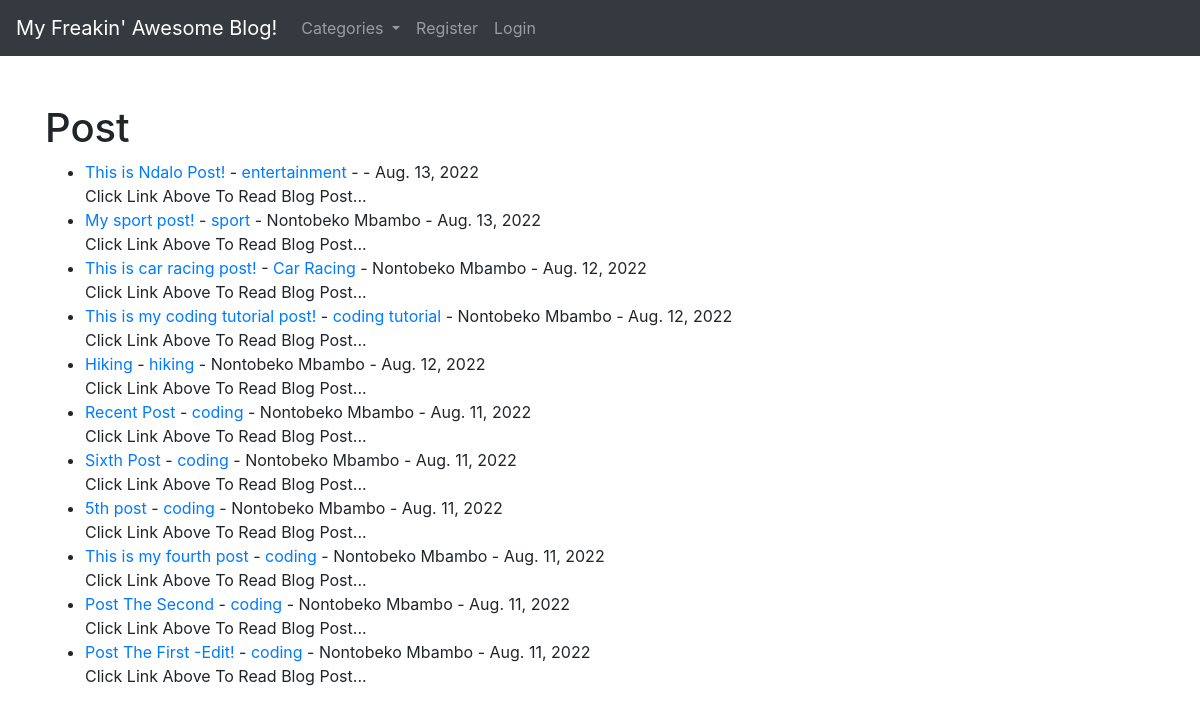
Before: / with the older database file.
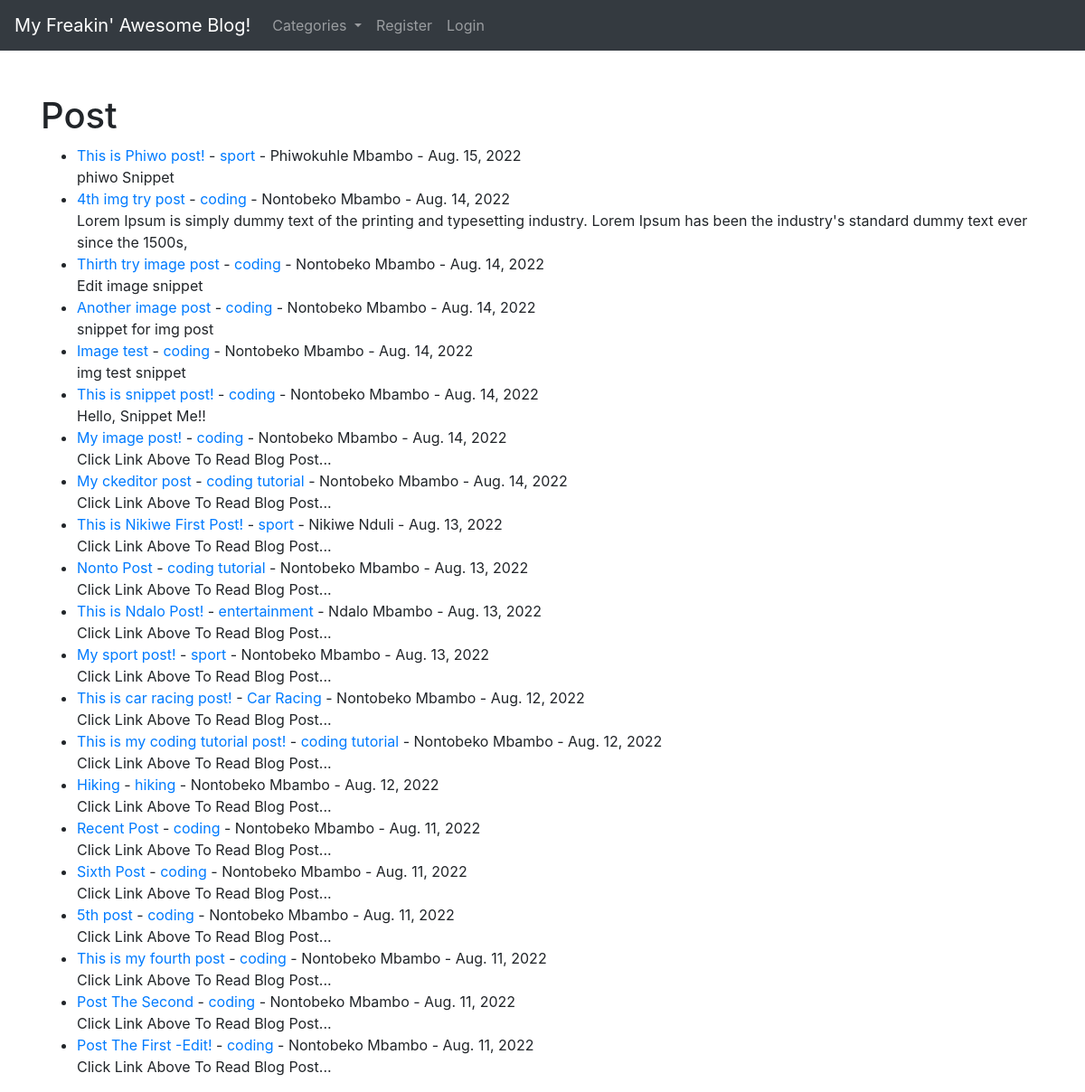
After: the same page with the newer database file.
### theblog/models.py (models this page shows, shortened)
class Post(models.Model):
    title = models.CharField(max_length=255)
    header_image = models.ImageField(null=True, blank=True, upload_to='images/')
    title_tag = models.CharField(max_length=255)
    author = models.ForeignKey(User, on_delete=models.CASCADE)
    body = RichTextField(blank=True, null=True)
    post_date = models.DateField(auto_now_add=True)
    category = models.CharField(max_length=255, default='coding')#adding default because we already have entries
    snippet = models.CharField(max_length=255)
    likes = models.ManyToManyField(User, related_name='blog_posts')

### theblog/views.py (the view)
# urls.py: path('', HomeView.as_view(), name='home'),
class HomeView(ListView):
    model = Post
    template_name = 'home.html'
    ordering = ['-id']
    def get_context_data(self, *args, **kwargs):
        cat_menu = Category.objects.all() #get all data in Category model and assign it to cat_menu variable
        context = super(HomeView, self).get_context_data(*args, **kwargs)
        context["cat_menu"] = cat_menu
        return context

### theblog/models.py (called while the page is built)
    def __str__(self):
        return self.name

### theblog/templates/home.html (shortened to what this page needs)
{% extends 'base.html' %}
{% block content %}
<h1>Post</h1>
<ul>
{% for post in object_list %}
    <li><a href="{% url 'article-detail' post.pk %}">
        {{ post.title }}</a> -
        <a href="{% url 'category' post.category|slugify %}">{{ post.category }}</a> -
        {{ post.author.first_name }}
        {{ post.author.last_name }}
        - {{ post.post_date}}
     <br>
    {{post.snippet}}
    </li>
{% endfor %}
</ul>
{% endblock %}

### theblog/templates/base.html (shortened to what this page needs)
<!doctype html>
<html lang="en">
<head>
  <link rel="stylesheet" href="https://cdn.jsdelivr.net/npm/bootstrap@4.6.2/dist/css/bootstrap.min.css"
>
</head>
<body>
  <nav class="navbar navbar-expand-lg navbar-dark bg-dark">
    <a class="navbar-brand" href="{% url 'home' %}">My Freakin' Awesome Blog!</a>
    <div class="collapse navbar-collapse" id="navbarSupportedContent">
      <ul class="navbar-nav mr-auto">
        {% if cat_menu %}
        <li class="nav-item dropdown">
          <a class="nav-link dropdown-toggle" href="#" role="button" data-toggle="dropdown" aria-expanded="false">
            Categories
          </a>
        </li>
        {% else %}
        <li class="nav-item">
          <a class="nav-link" href="{% url 'category-list' %}">Categories</a>
        </li>
        {% endif %}
        {% if user.is_authenticated %}
        <li class="nav-item">
          <a class="nav-link" href="{% url 'add_post' %}">Add Post</a>
        </li>
        <li class="nav-item">
          <a class="nav-link" href="{% url 'add_category' %}">Add Category</a>
        </li>
        {% else %}
        <li class="nav-item">
          <a class="nav-link" href="{% url 'register' %}">Register</a>
        </li>
        <li class="nav-item">
          <a class="nav-link" href="{% url 'login' %}">Login</a>
        </li>
        {% endif %}
      </ul>
    </div>
  </nav>
  <br><br>
  <div class="container">
    {% block content %}
    {% endblock %}
  </div>
</body>
</html>

Changed rows visible on the page:
added Post: title "This is Phiwo post!", category "sport", author.first_name "Phiwokuhle", author.last_name "Mbambo", post_date "Aug. 15, 2022", snippet "phiwo Snippet"
added Post: title "4th img try post", category "coding", author.first_name "Nontobeko", author.last_name "Mbambo", post_date "Aug. 14, 2022", snippet "Lorem Ipsum is simply dummy text of the printing and typesetting industry. Lorem Ipsum has been the industry's standard dummy text ever since the 1500s,"
added Post: title "Thirth try image post", category "coding", author.first_name "Nontobeko", author.last_name "Mbambo", post_date "Aug. 14, 2022", snippet "Edit image snippet"
added Post: title "Another image post", category "coding", author.first_name "Nontobeko", author.last_name "Mbambo", post_date "Aug. 14, 2022", snippet "snippet for img post"
added Post: title "Image test", category "coding", author.first_name "Nontobeko", author.last_name "Mbambo", post_date "Aug. 14, 2022", snippet "img test snippet"
added Post: title "This is snippet post!", category "coding", author.first_name "Nontobeko", author.last_name "Mbambo", post_date "Aug. 14, 2022", snippet "Hello, Snippet Me!!"
added Post: title "My image post!", category "coding", author.first_name "Nontobeko", author.last_name "Mbambo", post_date "Aug. 14, 2022", snippet "Click Link Above To Read Blog Post..."
added Post: title "My ckeditor post", category "coding tutorial", author.first_name "Nontobeko", author.last_name "Mbambo", post_date "Aug. 14, 2022", snippet "Click Link Above To Read Blog Post..."
added Post: title "This is Nikiwe First Post!", category "sport", author.first_name "Nikiwe", author.last_name "Nduli", post_date "Aug. 13, 2022", snippet "Click Link Above To Read Blog Post..."
added Post: title "Nonto Post", category "coding tutorial", author.first_name "Nontobeko", author.last_name "Mbambo", post_date "Aug. 13, 2022", snippet "Click Link Above To Read Blog Post..."
changed through a linked row, Post "This is Ndalo Post!": author.first_name (not shown) → "Ndalo"; author.last_name (not shown) → "Mbambo"
